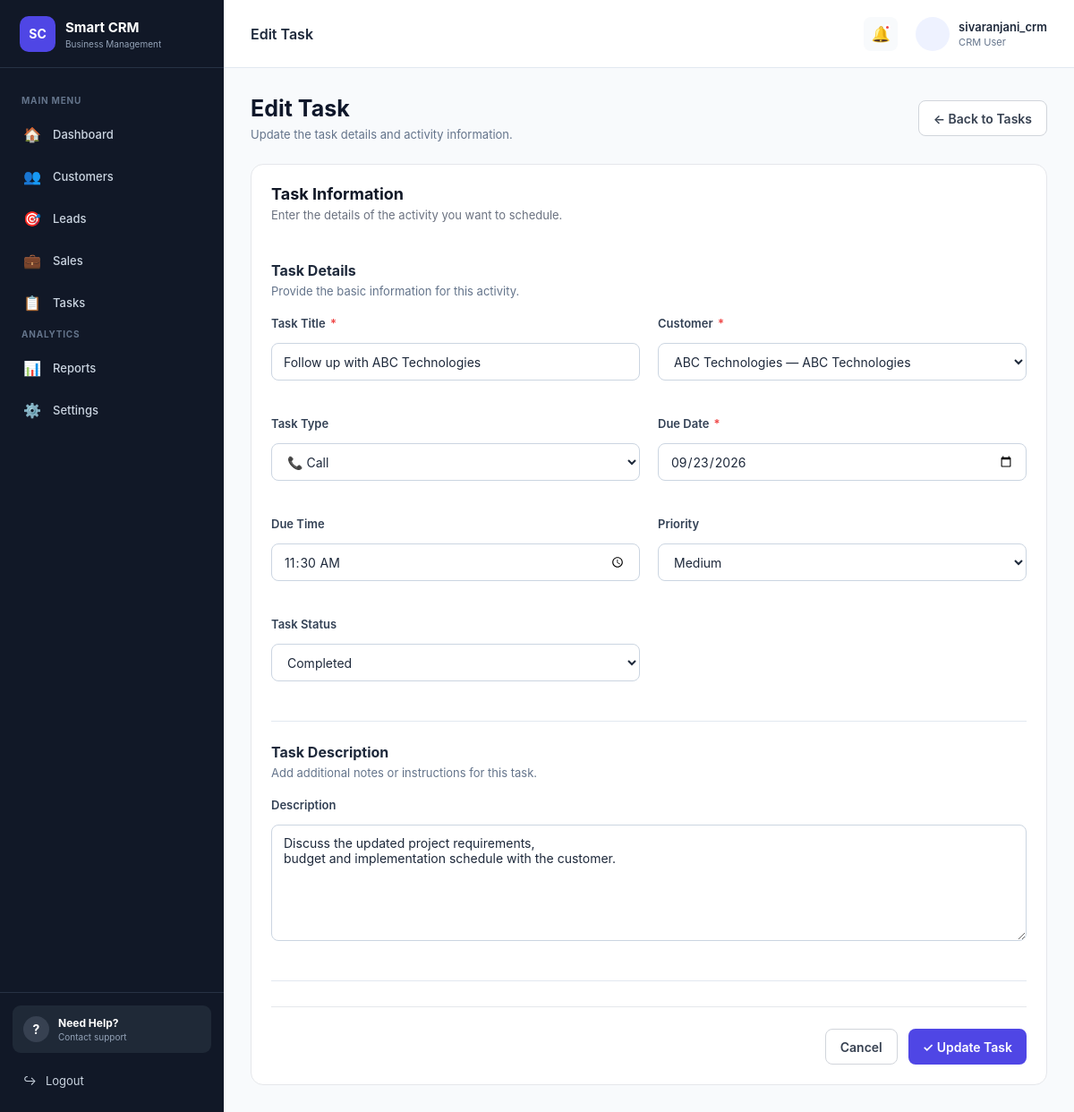
Screenshot of /tasks/edit/1/ (signed in) with the database file from the repository.
### tasks/models.py (models this page shows, shortened)
class Task(models.Model):
    PRIORITY_CHOICES = [
        ('Low', 'Low'),
        ('Medium', 'Medium'),
        ('High', 'High'),
    ]
    STATUS_CHOICES = [
        ('Pending', 'Pending'),
        ('In Progress', 'In Progress'),
        ('Completed', 'Completed'),
        ('Cancelled', 'Cancelled'),
    ]
    TASK_TYPE_CHOICES = [
        ('Call', 'Call'),
        ('Meeting', 'Meeting'),
        ('Email', 'Email'),
        ('Follow-up', 'Follow-up'),
        ('Other', 'Other'),
    ]
    title = models.CharField(max_length=150)
    customer = models.ForeignKey(
        Customer,
        on_delete=models.CASCADE,
        related_name='tasks'
    )
    task_type = models.CharField(
        max_length=30,
        choices=TASK_TYPE_CHOICES,
        default='Follow-up'
    )
    due_date = models.DateField()
    due_time = models.TimeField(
        null=True,
        blank=True
    )
    priority = models.CharField(
        max_length=20,
        choices=PRIORITY_CHOICES,
        default='Medium'
    )
    status = models.CharField(
        max_length=30,
        choices=STATUS_CHOICES,
        default='Pending'
    )
    description = models.TextField(
        blank=True
    )
    created_at = models.DateTimeField(
        auto_now_add=True
    )
    updated_at = models.DateTimeField(
        auto_now=True
    )

### customers/models.py (models this page shows, shortened)
class Customer(models.Model):
    STATUS_CHOICES = [
        ('Active', 'Active'),
        ('Inactive', 'Inactive'),
        ('Pending', 'Pending'),
    ]
    name = models.CharField(max_length=100)
    email = models.EmailField(unique=True)
    phone = models.CharField(max_length=15)
    company = models.CharField(max_length=150, blank=True)
    address = models.TextField(blank=True)
    status = models.CharField(
        max_length=20,
        choices=STATUS_CHOICES,
        default='Active'
    )
    created_at = models.DateTimeField(
        auto_now_add=True
    )
    updated_at = models.DateTimeField(
        auto_now=True
    )

### tasks/views.py (the view, shortened to what this page needs)
def edit_task(request, id):
    if not request.user.is_authenticated:
        return redirect("login")
    task = get_object_or_404(
        Task,
        id=id
    )
    customers = Customer.objects.all()
    return render(
        request,
        "task_form.html",
        {
            "task": task,
            "customers": customers,
        }
    )

### templates/task_form.html (shortened to what this page needs)
{% extends 'base.html' %}
{% block page_title %}
    {% if task %}
        Edit Task
    {% else %}
        Add Task
    {% endif %}
{% endblock %}
{% block content %}
<div class="page-header">
    <div>
        <h1>
            {% if task %}
                Edit Task
            {% else %}
                Add New Task
            {% endif %}
        </h1>
        <p>
            {% if task %}
                Update the task details and activity information.
            {% else %}
                Create a new customer activity or follow-up task.
            {% endif %}
        </p>
    </div>
    <div>
        <a
            href="{% url 'tasks' %}"
            class="btn btn-secondary"
        >
            ← Back to Tasks
        </a>
    </div>
</div>
<div class="content-card form-card">
    <div class="card-header">
        <div>
            <h2>
                Task Information
            </h2>
            <p>
                Enter the details of the activity you want to schedule.
            </p>
        </div>
    </div>
    <form
        method="POST"
        class="crm-form"
    >
        <div class="form-section">
            <div class="form-section-title">
                <h3>
                    Task Details
                </h3>
                <p>
                    Provide the basic information for this activity.
                </p>
            </div>
            <div class="form-grid">
                <div class="form-group">
                    <label for="title">
                        Task Title
                        <span class="required">*</span>
                    </label>
                    <input
                        type="text"
                        id="title"
                        name="title"
                        value="{{ task.title|default:'' }}"
                        placeholder="Example: Follow up with customer"
                        required
                    >
                </div>
                <div class="form-group">
                    <label for="customer">
                        Customer
                        <span class="required">*</span>
                    </label>
                    <select
                        id="customer"
                        name="customer"
                        required
                    >
                        {% for customer in customers %}
                        <option
                            value="{{ customer.id }}"
                            {% if task.customer_id == customer.id %}
                                selected
                            {% endif %}
                        >
                            {{ customer.name }}
                            {% if customer.company %}
                                — {{ customer.company }}
                            {% endif %}
                        </option>
                        {% endfor %}
                    </select>
                </div>
                <div class="form-group">
                    <label for="task_type">
                        Task Type
                    </label>
                    <select
                        id="task_type"
                        name="task_type"
                    >
                        <option
                            value="Call"
                            {% if task.task_type == "Call" %}
                                selected
                            {% endif %}
                        >
                            📞 Call
                        </option>
                    </select>
                </div>
                <div class="form-group">
                    <label for="due_date">
                        Due Date
                        <span class="required">*</span>
                    </label>
                    <input
                        type="date"
                        id="due_date"
                        name="due_date"
                        value="{{ task.due_date|date:'Y-m-d' }}"
                        required
                    >
                </div>
                <div class="form-group">
                    <label for="due_time">
                        Due Time
                    </label>
                    <input
                        type="time"
                        id="due_time"
                        name="due_time"
                        value="{{ task.due_time|time:'H:i' }}"
                    >
                </div>
                <div class="form-group">
                    <label for="priority">
                        Priority
                    </label>
                    <select
                        id="priority"
                        name="priority"
                    >
                        <option
                            value="Medium"
                            {% if task.priority == "Medium" or not task %}
                                selected
                            {% endif %}
                        >
                            Medium
                        </option>
                    </select>
                </div>
                <div class="form-group">
                    <label for="status">
                        Task Status
                    </label>
                    <select
                        id="status"
                        name="status"
                    >
                        <option
                            value="Completed"
                            {% if task.status == "Completed" %}
                                selected
                            {% endif %}
                        >
                            Completed
                        </option>
                    </select>
                </div>
            </div>
        </div>
        <div class="form-section">
            <div class="form-section-title">
                <h3>
                    Task Description
                </h3>
                <p>
                    Add additional notes or instructions for this task.
                </p>
            </div>
            <div class="form-group">
                <label for="description">
                    Description
                </label>
                <textarea
                    id="description"
                    name="description"
                    rows="6"
                    placeholder="Enter task description or notes..."
                >{{ task.description|default:'' }}</textarea>
            </div>
        </div>
        <div class="form-actions">
            <a
                href="{% url 'tasks' %}"
                class="btn btn-secondary"
            >
                Cancel
            </a>
            <button
                type="submit"
                class="btn btn-primary"
            >
                {% if task %}
                    ✓ Update Task
                {% else %}
                    + Save Task
                {% endif %}
            </button>
        </div>
    </form>
</div>
{% endblock %}

### templates/base.html (shortened to what this page needs)
{% load static %}
<!DOCTYPE html>
<html lang="en">
<head>
    <link
        rel="stylesheet"
        href="{% static 'css/style.css' %}"
    >
</head>
<body>
<div class="app-container">
    <aside class="sidebar">
        <div class="brand">
            <div class="brand-logo">
                SC
            </div>
            <div class="brand-info">
                <strong>
                    Smart CRM
                </strong>
                <span>
                    Business Management
                </span>
            </div>
        </div>
        <nav class="sidebar-nav">
            <div class="nav-section-title">
                MAIN MENU
            </div>
            <a
                href="{% url 'dashboard' %}"
                class="nav-item"
            >
                <span class="nav-icon">
                    🏠
                </span>
                <span>
                    Dashboard
                </span>
            </a>
            <a
                href="{% url 'customers' %}"
                class="nav-item"
            >
                <span class="nav-icon">
                    👥
                </span>
                <span>
                    Customers
                </span>
            </a>
            <a
                href="{% url 'leads' %}"
                class="nav-item"
            >
                <span class="nav-icon">
                    🎯
                </span>
                <span>
                    Leads
                </span>
            </a>
            <a
                href="{% url 'sales' %}"
                class="nav-item"
            >
                <span class="nav-icon">
                    💼
                </span>
                <span>
                    Sales
                </span>
            </a>
            <a
                href="{% url 'tasks' %}"
                class="nav-item"
            >
                <span class="nav-icon">
                    📋
                </span>
                <span>
                    Tasks
                </span>
            </a>
            <div class="nav-section-title">
                ANALYTICS
            </div>
            <a
                href="{% url 'reports' %}"
                class="nav-item"
            >
                <span class="nav-icon">
                    📊
                </span>
                <span>
                    Reports
                </span>
            </a>
            <a
                href="{% url 'profile' %}"
                class="nav-item"
            >
                <span class="nav-icon">
                    ⚙️
                </span>
                <span>
                    Settings
                </span>
            </a>
        </nav>
        <div class="sidebar-bottom">
            <div class="help-box">
                <div class="help-icon">
                    ?
                </div>
                <div class="help-content">
                    <strong>
                        Need Help?
                    </strong>
                    <small>
                        Contact support
                    </small>
                </div>
            </div>
            <a
                href="{% url 'logout' %}"
                class="logout-link"
            >
                <span>
                    ↪
                </span>
                <span>
                    Logout
                </span>
            </a>
        </div>
    </aside>
    <main class="main-content">
        <header class="topbar">
            <div class="topbar-left">
                <h3>
                    {% block page_title %}{% endblock %}
                </h3>
            </div>
            <div class="topbar-right">
                <button
                    type="button"
                    class="notification-btn"
                    title="Notifications"
                >
                    🔔
                    <span class="notification-dot"></span>
                </button>
                <div class="user-profile">
                    <div class="user-avatar">
                    </div>
                    <div class="user-info">
                        {% if user.is_authenticated %}
                            <strong>
                                {{ user.username }}
                            </strong>
                            <span>
                                CRM User
                            </span>
                        {% endif %}
                    </div>
                </div>
            </div>
        </header>
        <section class="page-content">
            {% block content %}
            {% endblock %}
        </section>
    </main>
</div>
</body>
</html>

### rows the page displays
Task: title "Follow up with ABC Technologies", customer "ABC Technologies — ABC Technologies", task_type "📞 Call", due_date "09/23/2026", due_time "11:30", priority "Medium", status "Completed", description "Discuss the updated project requirements, budget and implementation schedule with the customer."

### other values shown
{{ user.username }} "sivaranjani_crm"
